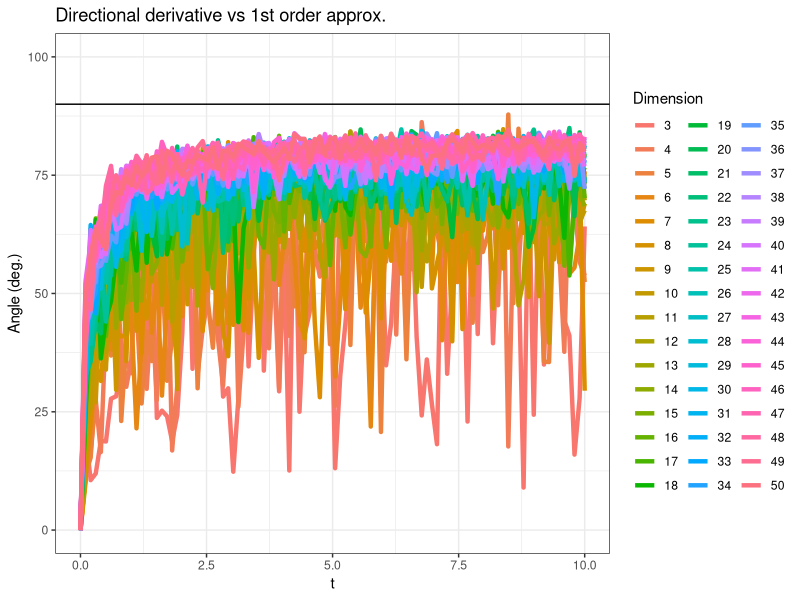
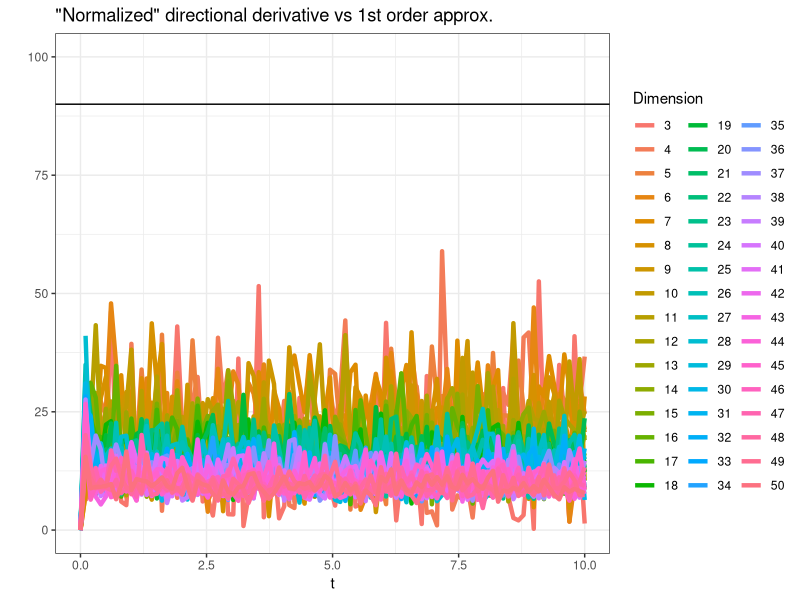
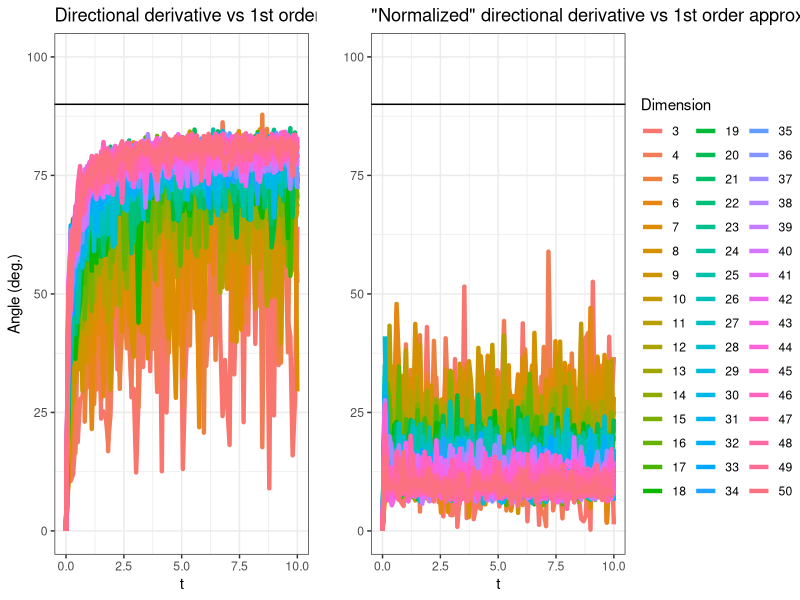

These figures' R source, in order:
setwd("~/expmDerivative/")
library(ggplot2)

blockwise <- function(t,Q,E) {
  B1  <- cbind(Q,E)
  B2  <- cbind(Q*0,Q)
  B   <- rbind(B1,B2) 
  etB <- expm::expm(t*B)
  return(etB[1:(dim(etB)[1]/2),(dim(etB)[1]/2+1):dim(etB)[1]])
}

cnvrgncBnd <- function(t, Q, Jij) {
  n <- dim(Q)[1]
  eig.obj <- eigen(Q)
  inv.spctrm <- 1/eig.obj$values
  inv.spctrm[length(inv.spctrm)] <- 0
  pinv    <- Re(eig.obj$vectors %*% diag(inv.spctrm) %*% solve(eig.obj$vectors))
  mat <- expm::expm(t*Q)%*%Jij%*%pinv%*%(Q*t+diag(n))
  return(norm(mat,type="F"))
}

nvBnd1 <- function(t, Q, Jij) {
  nrmXptQ <- norm(expm::expm(t*Q),type="F")
  nrmQ    <- norm(Q,type="F")
  out     <- nrmXptQ / (2*nrmQ) * (exp(2*t*nrmQ) - 2*t*nrmQ - 1)
  return(out)
}

nvBnd2 <- function(t, Q, Jij) {
  nrmQ    <- norm(Q,type="F")
  out     <- sqrt(2)/nrmQ * (exp(t*nrmQ)*(t*nrmQ - 1) + 1)
  return(out)
}

################################################################################

df      <- data.frame(Error=numeric(),Dimension=character(),t=numeric())


for(n in 3:50) {
for (t in seq(from=10^(-10),to=10,length.out=100)) {

  Q       <- matrix(rexp(n^2),n,n)
  diag(Q) <- 0
  diag(Q) <- - rowSums(Q)
  E       <- matrix(0,n,n)
  E[sample(1:n,size=1),sample(1:n,size=1)]   <- 1
  #d <- sample(1:n,size=1)
  #E[d,d] <- 1
  drv <- blockwise(t=t,Q,E)
  frstRdr <- expm::expm(t*Q) %*% E *t # correct approx

  df <- rbind(df,
              c(acos(sum(diag(t(frstRdr)%*%drv))/
                  (norm(frstRdr,type="F")*norm(drv,type="F")))*(360/(2*pi)),
                n,
                t))

}
}

colnames(df) <- c("Error","Dimension","t")
df$Dimension <- factor(df$Dimension)
df$Error <- as.numeric(df$Error)
df$t     <- as.numeric(df$t)

gg <- ggplot(df,aes(x=t,y=Error,color=Dimension)) +
  geom_line(size=1.5) +
  geom_hline(yintercept = 90) +
  # scale_y_log10() +
  ylab("Angle (deg.)") +
  coord_cartesian(ylim=c(0,100)) +
  ggtitle("Directional derivative vs 1st order approx.") +
  theme_bw()
gg

# df      <- data.frame(Error=numeric(),Dimension=character(),t=numeric())
# 
# 
# for(n in 3:50) {
#   for (t in seq(from=10^(-10),to=10,length.out=100)) {
#     
#     Q       <- matrix(rexp(n^2),n,n)
#     diag(Q) <- 0
#     diag(Q) <- - rowSums(Q)
#     E       <- matrix(0,n,n)
#     d <- sample(1:n,size=1)
#     dprime <- sample((1:n)[-d],size=1)
#     E[d,dprime]   <- 1
#     #E[2,2] <- 1
#     drv <- blockwise(t=t,Q,E)
#     frstRdr <- expm::expm(t*Q) %*% E *t # correct approx
#     
#     df <- rbind(df,
#                 c(acos(sum(diag(t(frstRdr)%*%drv))/
#                          (norm(frstRdr,type="F")*norm(drv,type="F")))*(360/(2*pi)),
#                   n,
#                   t))
#     
#   }
# }
# 
# colnames(df) <- c("Error","Dimension","t")
# df$Dimension <- factor(df$Dimension)
# df$Error <- as.numeric(df$Error)
# df$t     <- as.numeric(df$t)
# 
# gg2 <- ggplot(df,aes(x=t,y=Error,color=Dimension)) +
#   geom_line(size=1.5) +
#   geom_hline(yintercept = 90) +
#   # scale_y_log10() +
#   ylab(" ") +
#   coord_cartesian(ylim=c(0,100)) +
#   ggtitle("Off-diagonal directional derivative vs 1st order approx.") +
#   theme_bw()
# gg2

df      <- data.frame(Error=numeric(),Dimension=character(),t=numeric())


for(n in 3:50) {
  for (t in seq(from=10^(-10),to=10,length.out=100)) {

    Q       <- matrix(rexp(n^2),n,n)
    diag(Q) <- 0
    diag(Q) <- - rowSums(Q)
    E       <- matrix(0,n,n)
    d <- sample(1:n,size=1)
    dprime <- sample((1:n)[-d],size=1)
    E[d,dprime]   <- 1
    E[d,d]  <- -1
    #E[2,2] <- 1
    drv <- blockwise(t=t,Q,E)
    frstRdr <- expm::expm(t*Q) %*% E *t # correct approx

    df <- rbind(df,
                c(acos(sum(diag(t(frstRdr)%*%drv))/
                         (norm(frstRdr,type="F")*norm(drv,type="F")))*(360/(2*pi)),
                  n,
                  t))

  }
}

colnames(df) <- c("Error","Dimension","t")
df$Dimension <- factor(df$Dimension)
df$Error <- as.numeric(df$Error)
df$t     <- as.numeric(df$t)

gg3 <- ggplot(df,aes(x=t,y=Error,color=Dimension)) +
  geom_line(size=1.5) +
  geom_hline(yintercept = 90) +
  # scale_y_log10() +
  ylab(" ") +
  coord_cartesian(ylim=c(0,100)) +
  ggtitle("\"Normalized\" directional derivative vs 1st order approx.") +
  theme_bw()
gg3

library(ggpubr)
ggsave(ggarrange(gg,gg3,
                 ncol=2,nrow=1,
                 common.legend = TRUE,
                 legend="right"),
       filename = "figures/angles.pdf",
       device = "pdf",
       width=12,height=4)
